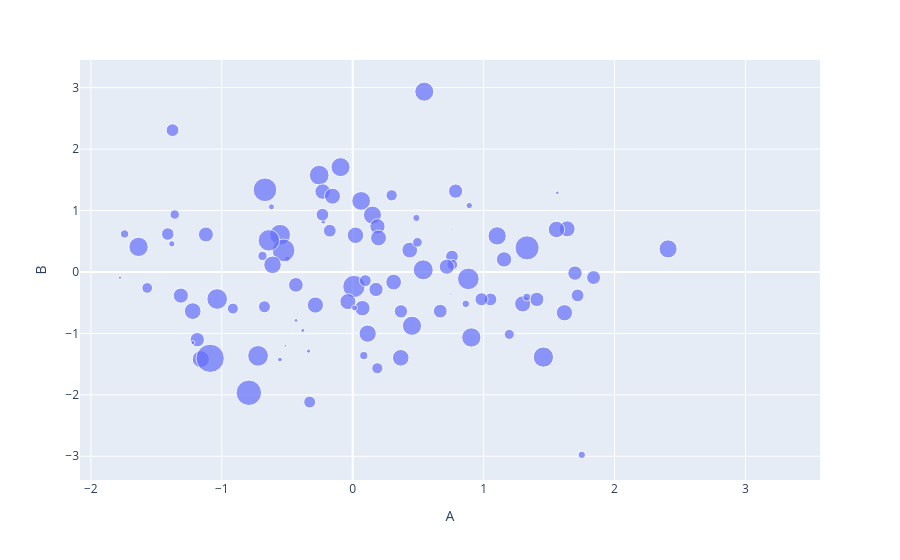

The cell this chart's notebook holds for it:
### Code cell
fig = px.scatter(df, x='A', y='B', size=df['C'].abs())
fig.show()
